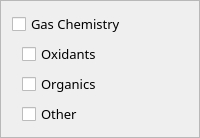
                   <widget class="QFrame" name="frame_2">
                    <property name="frameShape">
                     <enum>QFrame::StyledPanel</enum>
                    </property>
                    <property name="frameShadow">
                     <enum>QFrame::Raised</enum>
                    </property>
                    <layout class="QVBoxLayout" name="verticalLayout_2">
                     <item>
                      <widget class="QCheckBox" name="gasChemCheck">
                       <property name="font">
                        <font>
                         <family>Droid Sans Fallback</family>
                         <pointsize>10</pointsize>
                         <weight>50</weight>
                         <bold>false</bold>
                         <stylestrategy>PreferAntialias</stylestrategy>
                        </font>
                       </property>
                       <property name="text">
                        <string>Gas Chemistry</string>
                       </property>
                      </widget>
                     </item>
                     <item>
                      <layout class="QHBoxLayout" name="horizontalLayout_12">
                       <item>
                        <spacer name="horizontalSpacer_12">
                         <property name="orientation">
                          <enum>Qt::Horizontal</enum>
                         </property>
                         <property name="sizeType">
                          <enum>QSizePolicy::Fixed</enum>
                         </property>
                         <property name="sizeHint" stdset="0">
                          <size>
                           <width>10</width>
                           <height>20</height>
                          </size>
                         </property>
                        </spacer>
                       </item>
                       <item>
                        <widget class="QCheckBox" name="gasChemOxidantsCheck">
                         <property name="font">
                          <font>
                           <family>Droid Sans Fallback</family>
                           <pointsize>10</pointsize>
                           <weight>50</weight>
                           <bold>false</bold>
                           <stylestrategy>PreferAntialias</stylestrategy>
                          </font>
                         </property>
                         <property name="text">
                          <string>Oxidants</string>
                         </property>
                        </widget>
                       </item>
                      </layout>
                     </item>
                     <item>
                      <layout class="QHBoxLayout" name="horizontalLayout_13">
                       <item>
                        <spacer name="horizontalSpacer_13">
                         <property name="orientation">
                          <enum>Qt::Horizontal</enum>
                         </property>
                         <property name="sizeType">
                          <enum>QSizePolicy::Fixed</enum>
                         </property>
                         <property name="sizeHint" stdset="0">
                          <size>
                           <width>10</width>
                           <height>20</height>
                          </size>
                         </property>
                        </spacer>
                       </item>
                       <item>
                        <widget class="QCheckBox" name="gasChemOrganicsCheck">
                         <property name="font">
                          <font>
                           <family>Droid Sans Fallback</family>
                           <pointsize>10</pointsize>
                           <weight>50</weight>
                           <bold>false</bold>
                           <stylestrategy>PreferAntialias</stylestrategy>
                          </font>
                         </property>
                         <property name="text">
                          <string>Organics</string>
                         </property>
                        </widget>
                       </item>
                      </layout>
                     </item>
                     <item>
                      <layout class="QHBoxLayout" name="horizontalLayout_14">
                       <item>
                        <spacer name="horizontalSpacer_14">
                         <property name="orientation">
                          <enum>Qt::Horizontal</enum>
                         </property>
                         <property name="sizeType">
                          <enum>QSizePolicy::Fixed</enum>
                         </property>
                         <property name="sizeHint" stdset="0">
                          <size>
                           <width>10</width>
                           <height>20</height>
                          </size>
                         </property>
                        </spacer>
                       </item>
                       <item>
                        <widget class="QCheckBox" name="gasChemOtherCheck">
                         <property name="font">
                          <font>
                           <family>Droid Sans Fallback</family>
                           <pointsize>10</pointsize>
                           <weight>50</weight>
                           <bold>false</bold>
                           <stylestrategy>PreferAntialias</stylestrategy>
                          </font>
                         </property>
                         <property name="text">
                          <string>Other</string>
                         </property>
                        </widget>
                       </item>
                      </layout>
                     </item>
                    </layout>
                   </widget>
